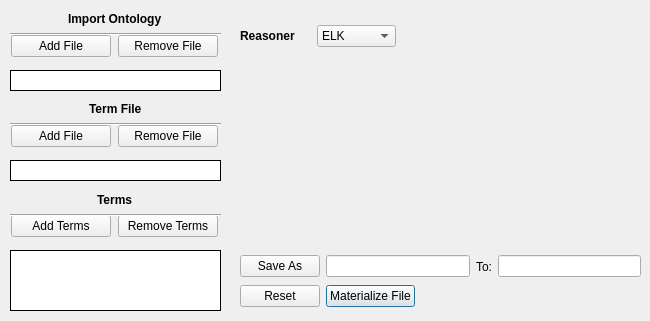
      <widget class="QWidget" name="Materialize">
       <attribute name="title">
        <string>Materialize</string>
       </attribute>
       <widget class="QWidget" name="layoutWidget_144">
        <property name="geometry">
         <rect>
          <x>240</x>
          <y>20</y>
          <width>156</width>
          <height>32</height>
         </rect>
        </property>
        <layout class="QHBoxLayout" name="horizontalLayout_340">
         <item>
          <widget class="QLabel" name="label_194">
           <property name="font">
            <font>
             <family>Arial</family>
             <pointsize>9</pointsize>
             <bold>true</bold>
            </font>
           </property>
           <property name="text">
            <string>Reasoner</string>
           </property>
          </widget>
         </item>
         <item>
          <widget class="QComboBox" name="materializeOption">
           <property name="focusPolicy">
            <enum>Qt::NoFocus</enum>
           </property>
           <item>
            <property name="text">
             <string>ELK</string>
            </property>
           </item>
           <item>
            <property name="text">
             <string>hermit</string>
            </property>
           </item>
           <item>
            <property name="text">
             <string>jfact</string>
            </property>
           </item>
           <item>
            <property name="text">
             <string>whelk</string>
            </property>
           </item>
           <item>
            <property name="text">
             <string>structural</string>
            </property>
           </item>
          </widget>
         </item>
        </layout>
       </widget>
       <widget class="QWidget" name="layoutWidget_304">
        <property name="geometry">
         <rect>
          <x>10</x>
          <y>120</y>
          <width>211</width>
          <height>32</height>
         </rect>
        </property>
        <layout class="QHBoxLayout" name="horizontalLayout_345">
         <item>
          <widget class="QPushButton" name="materializeAddTermFile">
           <property name="sizePolicy">
            <sizepolicy hsizetype="Ignored" vsizetype="Fixed">
             <horstretch>0</horstretch>
             <verstretch>0</verstretch>
            </sizepolicy>
           </property>
           <property name="minimumSize">
            <size>
             <width>100</width>
             <height>0</height>
            </size>
           </property>
           <property name="maximumSize">
            <size>
             <width>100</width>
             <height>16777215</height>
            </size>
           </property>
           <property name="focusPolicy">
            <enum>Qt::NoFocus</enum>
           </property>
           <property name="contextMenuPolicy">
            <enum>Qt::DefaultContextMenu</enum>
           </property>
           <property name="text">
            <string>Add File</string>
           </property>
           <property name="default">
            <bool>false</bool>
           </property>
           <property name="flat">
            <bool>false</bool>
           </property>
          </widget>
         </item>
         <item>
          <widget class="QPushButton" name="materializeRemoveTermFile">
           <property name="sizePolicy">
            <sizepolicy hsizetype="Ignored" vsizetype="Fixed">
             <horstretch>0</horstretch>
             <verstretch>0</verstretch>
            </sizepolicy>
           </property>
           <property name="minimumSize">
            <size>
             <width>100</width>
             <height>0</height>
            </size>
           </property>
           <property name="maximumSize">
            <size>
             <width>100</width>
             <height>16777215</height>
            </size>
           </property>
           <property name="focusPolicy">
            <enum>Qt::NoFocus</enum>
           </property>
           <property name="text">
            <string>Remove File</string>
           </property>
          </widget>
         </item>
        </layout>
       </widget>
       <widget class="QListWidget" name="materializeTermFileName">
        <property name="geometry">
         <rect>
          <x>10</x>
          <y>160</y>
          <width>211</width>
          <height>21</height>
         </rect>
        </property>
        <property name="frameShape">
         <enum>QFrame::Box</enum>
        </property>
        <property name="frameShadow">
         <enum>QFrame::Plain</enum>
        </property>
       </widget>
       <widget class="QListWidget" name="materializeTermName">
        <property name="geometry">
         <rect>
          <x>10</x>
          <y>250</y>
          <width>211</width>
          <height>61</height>
         </rect>
        </property>
        <property name="frameShape">
         <enum>QFrame::Box</enum>
        </property>
        <property name="frameShadow">
         <enum>QFrame::Plain</enum>
        </property>
       </widget>
       <widget class="QListWidget" name="materializeOntologyName">
        <property name="geometry">
         <rect>
          <x>10</x>
          <y>70</y>
          <width>211</width>
          <height>21</height>
         </rect>
        </property>
        <property name="frameShape">
         <enum>QFrame::Box</enum>
        </property>
        <property name="frameShadow">
         <enum>QFrame::Plain</enum>
        </property>
       </widget>
       <widget class="QWidget" name="layoutWidget_305">
        <property name="geometry">
         <rect>
          <x>10</x>
          <y>30</y>
          <width>211</width>
          <height>32</height>
         </rect>
        </property>
        <layout class="QHBoxLayout" name="horizontalLayout_346">
         <item>
          <widget class="QPushButton" name="materializeAddOntology">
           <property name="sizePolicy">
            <sizepolicy hsizetype="Ignored" vsizetype="Fixed">
             <horstretch>0</horstretch>
             <verstretch>0</verstretch>
            </sizepolicy>
           </property>
           <property name="minimumSize">
            <size>
             <width>100</width>
             <height>0</height>
            </size>
           </property>
           <property name="maximumSize">
            <size>
             <width>100</width>
             <height>16777215</height>
            </size>
           </property>
           <property name="focusPolicy">
            <enum>Qt::NoFocus</enum>
           </property>
           <property name="contextMenuPolicy">
            <enum>Qt::DefaultContextMenu</enum>
           </property>
           <property name="text">
            <string>Add File</string>
           </property>
           <property name="default">
            <bool>false</bool>
           </property>
           <property name="flat">
            <bool>false</bool>
           </property>
          </widget>
         </item>
         <item>
          <widget class="QPushButton" name="materializeRemoveOntology">
           <property name="sizePolicy">
            <sizepolicy hsizetype="Ignored" vsizetype="Fixed">
             <horstretch>0</horstretch>
             <verstretch>0</verstretch>
            </sizepolicy>
           </property>
           <property name="minimumSize">
            <size>
             <width>100</width>
             <height>0</height>
            </size>
           </property>
           <property name="maximumSize">
            <size>
             <width>100</width>
             <height>16777215</height>
            </size>
           </property>
           <property name="focusPolicy">
            <enum>Qt::NoFocus</enum>
           </property>
           <property name="text">
            <string>Remove File</string>
           </property>
          </widget>
         </item>
        </layout>
       </widget>
       <widget class="QWidget" name="layoutWidget_306">
        <property name="geometry">
         <rect>
          <x>10</x>
          <y>210</y>
          <width>211</width>
          <height>32</height>
         </rect>
        </property>
        <layout class="QHBoxLayout" name="horizontalLayout_347">
         <item>
          <widget class="QPushButton" name="materializeAddTerm">
           <property name="sizePolicy">
            <sizepolicy hsizetype="Ignored" vsizetype="Fixed">
             <horstretch>0</horstretch>
             <verstretch>0</verstretch>
            </sizepolicy>
           </property>
           <property name="minimumSize">
            <size>
             <width>100</width>
             <height>0</height>
            </size>
           </property>
           <property name="maximumSize">
            <size>
             <width>100</width>
             <height>16777215</height>
            </size>
           </property>
           <property name="focusPolicy">
            <enum>Qt::NoFocus</enum>
           </property>
           <property name="contextMenuPolicy">
            <enum>Qt::DefaultContextMenu</enum>
           </property>
           <property name="text">
            <string>Add Terms</string>
           </property>
           <property name="default">
            <bool>false</bool>
           </property>
           <property name="flat">
            <bool>false</bool>
           </property>
          </widget>
         </item>
         <item>
          <widget class="QPushButton" name="materializeRemoveTerm">
           <property name="sizePolicy">
            <sizepolicy hsizetype="Ignored" vsizetype="Fixed">
             <horstretch>0</horstretch>
             <verstretch>0</verstretch>
            </sizepolicy>
           </property>
           <property name="minimumSize">
            <size>
             <width>100</width>
             <height>0</height>
            </size>
           </property>
           <property name="maximumSize">
            <size>
             <width>100</width>
             <height>16777215</height>
            </size>
           </property>
           <property name="focusPolicy">
            <enum>Qt::NoFocus</enum>
           </property>
           <property name="text">
            <string>Remove Terms</string>
           </property>
          </widget>
         </item>
        </layout>
       </widget>
       <widget class="QWidget" name="layoutWidget_149">
        <property name="geometry">
         <rect>
          <x>240</x>
          <y>250</y>
          <width>401</width>
          <height>33</height>
         </rect>
        </property>
        <layout class="QHBoxLayout" name="horizontalLayout_165">
         <item>
          <widget class="QPushButton" name="materializeSaveAs">
           <property name="focusPolicy">
            <enum>Qt::NoFocus</enum>
           </property>
           <property name="text">
            <string>Save As</string>
           </property>
          </widget>
         </item>
         <item>
          <widget class="QLineEdit" name="materializeNameSave">
           <property name="focusPolicy">
            <enum>Qt::NoFocus</enum>
           </property>
           <property name="text">
            <string/>
           </property>
           <property name="alignment">
            <set>Qt::AlignLeading|Qt::AlignLeft|Qt::AlignVCenter</set>
           </property>
           <property name="dragEnabled">
            <bool>false</bool>
           </property>
           <property name="placeholderText">
            <string/>
           </property>
           <property name="clearButtonEnabled">
            <bool>false</bool>
           </property>
          </widget>
         </item>
         <item>
          <widget class="QLabel" name="label_91">
           <property name="text">
            <string>To:</string>
           </property>
           <property name="alignment">
            <set>Qt::AlignCenter</set>
           </property>
          </widget>
         </item>
         <item>
          <widget class="QLineEdit" name="materializeSavePath">
           <property name="focusPolicy">
            <enum>Qt::NoFocus</enum>
           </property>
          </widget>
         </item>
        </layout>
       </widget>
       <widget class="QWidget" name="layoutWidget_150">
        <property name="geometry">
         <rect>
          <x>240</x>
          <y>280</y>
          <width>175</width>
          <height>32</height>
         </rect>
        </property>
        <layout class="QHBoxLayout" name="horizontalLayout_166">
         <item>
          <widget class="QPushButton" name="materializeReset">
           <property name="sizePolicy">
            <sizepolicy hsizetype="Expanding" vsizetype="Fixed">
             <horstretch>0</horstretch>
             <verstretch>0</verstretch>
            </sizepolicy>
           </property>
           <property name="maximumSize">
            <size>
             <width>150</width>
             <height>16777215</height>
            </size>
           </property>
           <property name="focusPolicy">
            <enum>Qt::NoFocus</enum>
           </property>
           <property name="text">
            <string>Reset</string>
           </property>
          </widget>
         </item>
         <item>
          <widget class="QPushButton" name="materializeButton">
           <property name="sizePolicy">
            <sizepolicy hsizetype="Expanding" vsizetype="Fixed">
             <horstretch>0</horstretch>
             <verstretch>0</verstretch>
            </sizepolicy>
           </property>
           <property name="minimumSize">
            <size>
             <width>0</width>
             <height>0</height>
            </size>
           </property>
           <property name="maximumSize">
            <size>
             <width>150</width>
             <height>16777215</height>
            </size>
           </property>
           <property name="font">
            <font>
             <family>Arial</family>
             <pointsize>9</pointsize>
             <bold>false</bold>
             <kerning>true</kerning>
            </font>
           </property>
           <property name="focusPolicy">
            <enum>Qt::NoFocus</enum>
           </property>
           <property name="autoFillBackground">
            <bool>false</bool>
           </property>
           <property name="text">
            <string>Materialize File</string>
           </property>
           <property name="checkable">
            <bool>false</bool>
           </property>
           <property name="checked">
            <bool>false</bool>
           </property>
           <property name="autoExclusive">
            <bool>false</bool>
           </property>
           <property name="autoDefault">
            <bool>false</bool>
           </property>
           <property name="default">
            <bool>true</bool>
           </property>
           <property name="flat">
            <bool>false</bool>
           </property>
          </widget>
         </item>
        </layout>
       </widget>
       <widget class="QWidget" name="">
        <property name="geometry">
         <rect>
          <x>10</x>
          <y>10</y>
          <width>211</width>
          <height>26</height>
         </rect>
        </property>
        <layout class="QVBoxLayout" name="verticalLayout_24">
         <item alignment="Qt::AlignHCenter">
          <widget class="QLabel" name="label_204">
           <property name="font">
            <font>
             <family>Arial</family>
             <pointsize>9</pointsize>
             <bold>true</bold>
            </font>
           </property>
           <property name="text">
            <string>Import Ontology</string>
           </property>
          </widget>
         </item>
         <item>
          <widget class="Line" name="line_43">
           <property name="orientation">
            <enum>Qt::Horizontal</enum>
           </property>
          </widget>
         </item>
        </layout>
       </widget>
       <widget class="QWidget" name="">
        <property name="geometry">
         <rect>
          <x>10</x>
          <y>100</y>
          <width>211</width>
          <height>26</height>
         </rect>
        </property>
        <layout class="QVBoxLayout" name="verticalLayout_25">
         <item alignment="Qt::AlignHCenter">
          <widget class="QLabel" name="label_205">
           <property name="font">
            <font>
             <family>Arial</family>
             <pointsize>9</pointsize>
             <bold>true</bold>
            </font>
           </property>
           <property name="text">
            <string>Term File</string>
           </property>
          </widget>
         </item>
         <item>
          <widget class="Line" name="line_41">
           <property name="orientation">
            <enum>Qt::Horizontal</enum>
           </property>
          </widget>
         </item>
        </layout>
       </widget>
       <widget class="QWidget" name="">
        <property name="geometry">
         <rect>
          <x>10</x>
          <y>191</y>
          <width>211</width>
          <height>26</height>
         </rect>
        </property>
        <layout class="QVBoxLayout" name="verticalLayout_26">
         <item alignment="Qt::AlignHCenter">
          <widget class="QLabel" name="label_206">
           <property name="font">
            <font>
             <family>Arial</family>
             <pointsize>9</pointsize>
             <bold>true</bold>
            </font>
           </property>
           <property name="text">
            <string>Terms</string>
           </property>
          </widget>
         </item>
         <item>
          <widget class="Line" name="line_42">
           <property name="orientation">
            <enum>Qt::Horizontal</enum>
           </property>
          </widget>
         </item>
        </layout>
       </widget>
      </widget>
